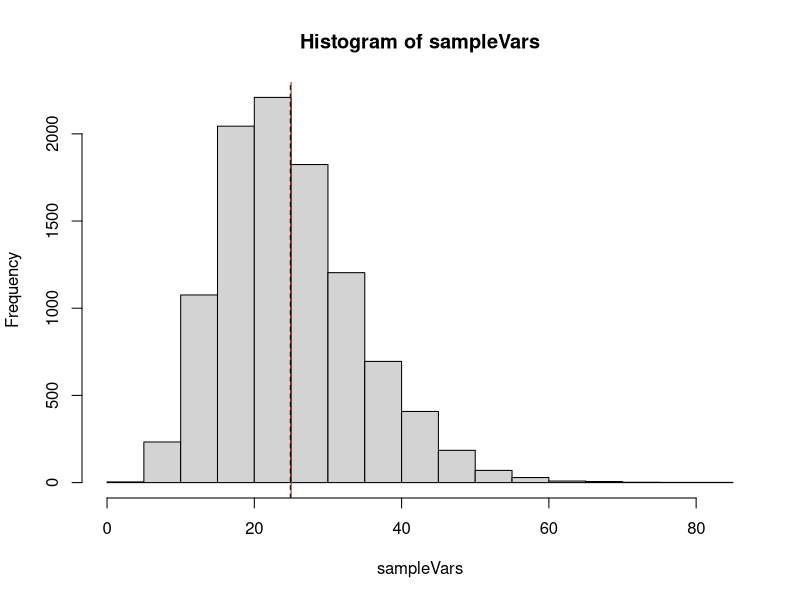
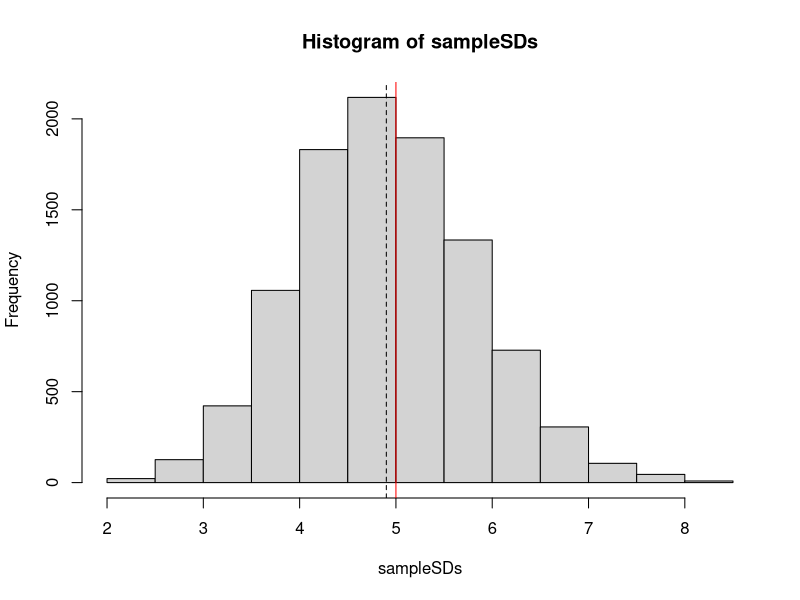
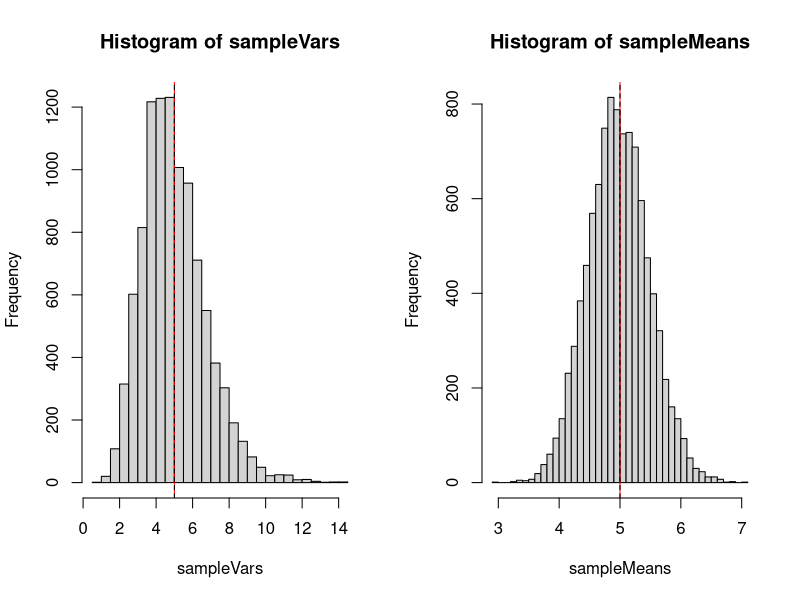

The R script that drew these images, in order:
## ---- chunk 1
# Let sigma = 5
sampleVars <- replicate(10000, var(rnorm(15, 10, 5)))
hist(sampleVars)
abline(v=25, col="red")
abline(v=mean(sampleVars), lty=2)

## ---- chunk 2
# Let sigma = 5
sampleSDs <- replicate(10000, sd(rnorm(15, 10, 5)))
hist(sampleSDs)
abline(v=5, col="red")
abline(v=mean(sampleSDs), lty=2)

## ---- chunk 3
# Let sigma = 5
sampleVars <- replicate(10000, var(rpois(20, 5)))
sampleMeans <- replicate(10000, mean(rpois(20, 5)))
par(mfrow=c(1,2))
hist(sampleVars, breaks=40)
abline(v=5, col="red")
abline(v=mean(sampleVars), lty=2)
hist(sampleMeans, breaks=40)
abline(v=5, col="red")
abline(v=mean(sampleMeans), lty=2)
## ---- chunk 4
var(sampleVars)
var(sampleMeans)
## ---- chunk 5
t <- c(5, 11, 21, 31, 46, 75, 98, 122, 145, 165, 196, 224, 245, 293, 321, 330, 350, 420)
## ---- chunk 6
NMC <- 10000
estimates <- data.frame(method1=numeric(NMC),
                        method2=numeric(NMC),
                        method3=numeric(NMC))
for(i in 1:NMC){
  Y <- round(rnorm(20, 50, 2))
  X <- rbinom(20, Y, .40)
  estimates[i,] <- c(sum(X)/sum(Y),
                     mean(X/Y),
                     sum(X/Y * Y/sum(Y))) 
}

colMeans(estimates)
apply(estimates, 2, FUN=var)
